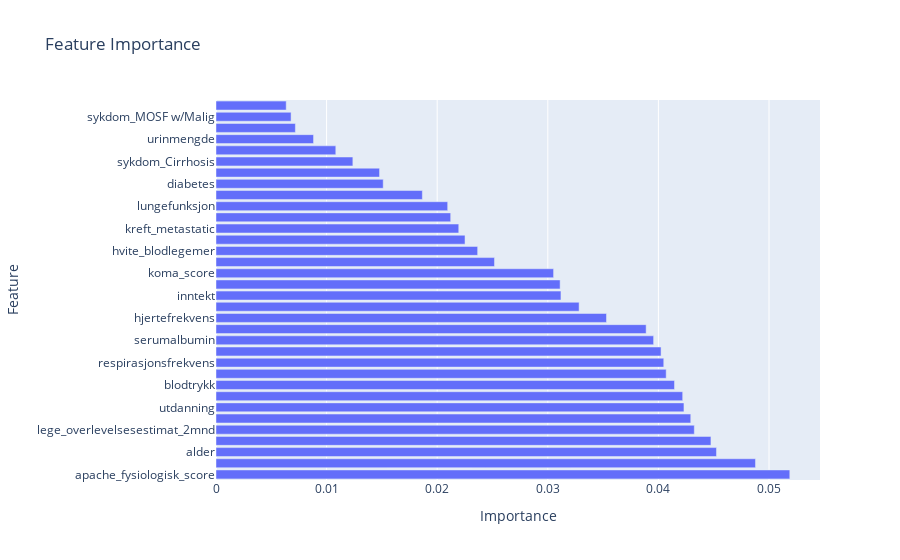

The notebook cell saved with this chart:
### Code cell
feature_importance_df = feature_importance_df.sort_values(by='Importance', ascending=False)

fig = px.bar(feature_importance_df, x='Importance', y='Feature', orientation='h', title="Feature Importance")
fig.show()

### Figure 1 — Plotly figure (JSON) as saved in the notebook; plotly's stock layout.template omitted (floating-point values rounded to 4 significant figures)
{"data": [{"alignmentgroup": "True", "hovertemplate": "Importance=%{x}<br>Feature=%{y}<extra></extra>", "legendgroup": "", "marker": {"color": "#636efa", "pattern": {"shape": ""}}, "name": "", "offsetgroup": "", "orientation": "h", "showlegend": false, "textposition": "auto", "type": "bar", "x": [0.05188, 0.04878, 0.04525, 0.04475, 0.04325, 0.04292, 0.04231, 0.0422, 0.04146, 0.0407, 0.04048, 0.04024, 0.03957, 0.03889, 0.03531, 0.03283, 0.03119, 0.03111, 0.03052, 0.02518, 0.02366, 0.02252, 0.02195, 0.02122, 0.02095, 0.01866, 0.01512, 0.01479, 0.01237, 0.01083, 0.008819, 0.007177, 0.006787, 0.006348], "xaxis": "x", "y": ["apache_fysiologisk_score", "fysiologisk_score", "alder", "overlevelsesestimat_2mnd", "lege_overlevelsesestimat_2mnd", "overlevelsesestimat_6mnd", "utdanning", "natrium", "blodtrykk", "kreatinin", "respirasjonsfrekvens", "adl_stedfortreder", "serumalbumin", "lege_overlevelsesestimat_6mnd", "hjertefrekvens", "antall_komorbiditeter", "inntekt", "kroppstemperatur", "koma_score", "etnisitet", "hvite_blodlegemer", "sykdom_CHF", "kreft_metastatic", "kjønn", "lungefunksjon", "blod_ph", "diabetes", "sykdom_COPD", "sykdom_Cirrhosis", "has_any_cancer", "urinmengde", "sykdom_Coma", "sykdom_MOSF w/Malig", "demens"], "yaxis": "y"}], "layout": {"barmode": "relative", "legend": {"tracegroupgap": 0}, "title": {"text": "Feature Importance"}, "xaxis": {"anchor": "y", "domain": [0, 1], "title": {"text": "Importance"}}, "yaxis": {"anchor": "x", "domain": [0, 1], "title": {"text": "Feature"}}}}
